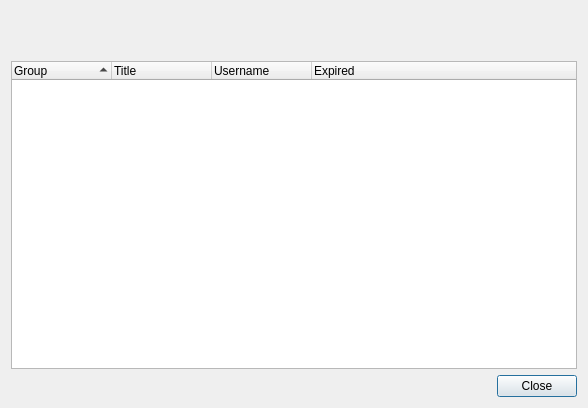
<?xml version="1.0" encoding="UTF-8"?>
<ui version="4.0" >
 <class>ExpireAllEntriesDialog</class>
 <widget class="QDialog" name="ExpireAllEntriesDialog" >
  <property name="geometry" >
   <rect>
    <x>0</x>
    <y>0</y>
    <width>588</width>
    <height>408</height>
   </rect>
  </property>
  <property name="windowTitle" >
   <string>Expired Entries</string>
  </property>
  <layout class="QVBoxLayout" >
   <property name="spacing" >
    <number>6</number>
   </property>
   <item>
    <spacer>
     <property name="orientation" >
      <enum>Qt::Vertical</enum>
     </property>
     <property name="sizeType" >
      <enum>QSizePolicy::Fixed</enum>
     </property>
     <property name="sizeHint" >
      <size>
       <width>20</width>
       <height>50</height>
      </size>
     </property>
    </spacer>
   </item>
   <item>
    <widget class="QTreeWidget" name="treeWidget" >
     <property name="rootIsDecorated" >
      <bool>false</bool>
     </property>
     <property name="uniformRowHeights" >
      <bool>true</bool>
     </property>
     <property name="itemsExpandable" >
      <bool>false</bool>
     </property>
     <property name="sortingEnabled" >
      <bool>true</bool>
     </property>
     <property name="allColumnsShowFocus" >
      <bool>true</bool>
     </property>
     <column>
      <property name="text" >
       <string>Group</string>
      </property>
     </column>
     <column>
      <property name="text" >
       <string>Title</string>
      </property>
     </column>
     <column>
      <property name="text" >
       <string>Username</string>
      </property>
     </column>
     <column>
      <property name="text" >
       <string>Expired</string>
      </property>
     </column>
    </widget>
   </item>
   <item>
    <widget class="QDialogButtonBox" name="buttonBox" >
     <property name="orientation" >
      <enum>Qt::Horizontal</enum>
     </property>
     <property name="standardButtons" >
      <set>QDialogButtonBox::Close</set>
     </property>
    </widget>
   </item>
  </layout>
 </widget>
 <resources/>
 <connections>
  <connection>
   <sender>buttonBox</sender>
   <signal>accepted()</signal>
   <receiver>ExpireAllEntriesDialog</receiver>
   <slot>accept()</slot>
   <hints>
    <hint type="sourcelabel" >
     <x>248</x>
     <y>254</y>
    </hint>
    <hint type="destinationlabel" >
     <x>157</x>
     <y>274</y>
    </hint>
   </hints>
  </connection>
  <connection>
   <sender>buttonBox</sender>
   <signal>rejected()</signal>
   <receiver>ExpireAllEntriesDialog</receiver>
   <slot>reject()</slot>
   <hints>
    <hint type="sourcelabel" >
     <x>316</x>
     <y>260</y>
    </hint>
    <hint type="destinationlabel" >
     <x>286</x>
     <y>274</y>
    </hint>
   </hints>
  </connection>
 </connections>
</ui>
